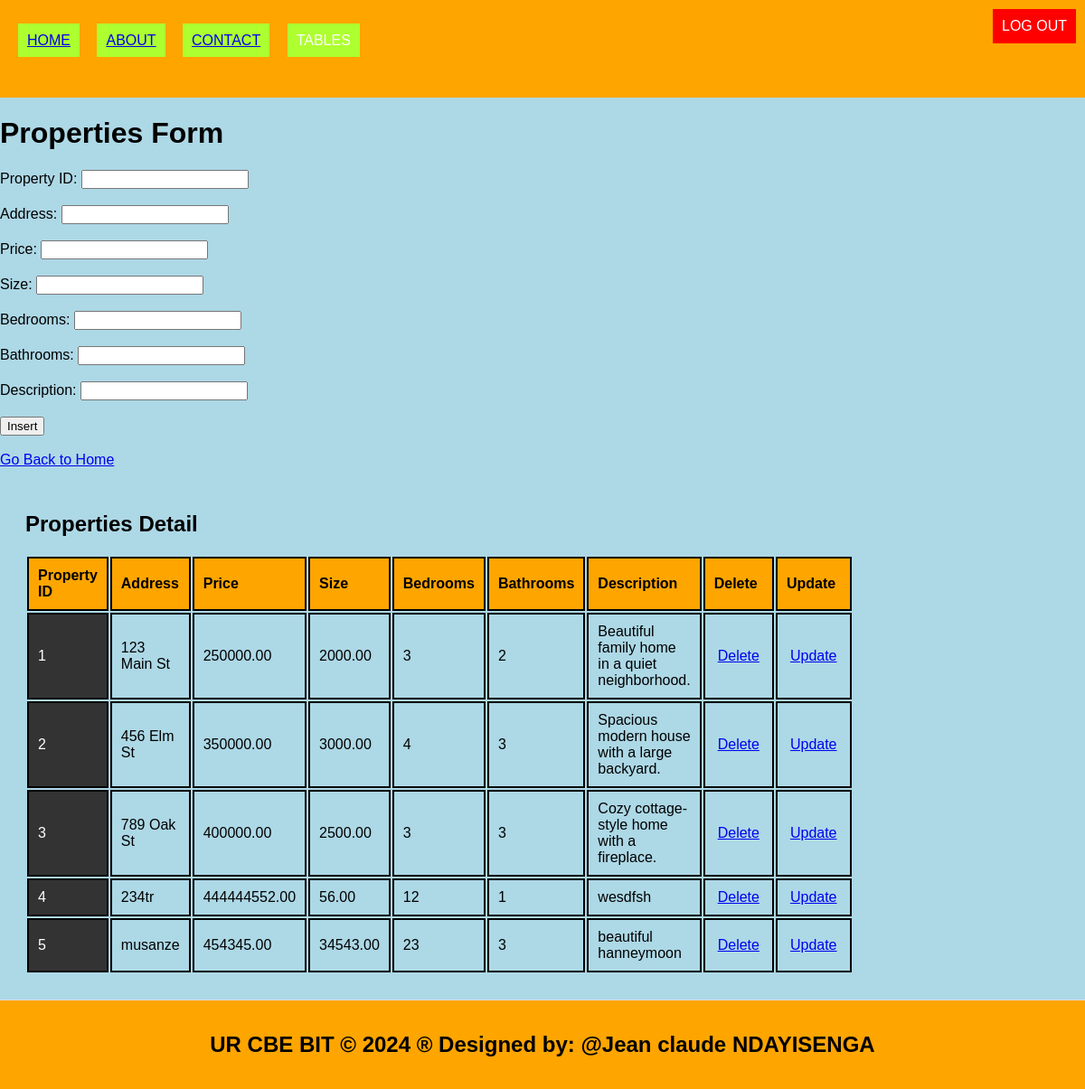
/properties.php, run on the app's committed database.
### tables this page shows
CREATE TABLE `properties` (
  `property_id` int(11) NOT NULL,
  `address` varchar(255) NOT NULL,
  `price` decimal(15,2) NOT NULL,
  `size` decimal(10,2) NOT NULL,
  `bedrooms` int(11) NOT NULL,
  `bathrooms` int(11) NOT NULL,
  `description` text DEFAULT NULL
);

### properties.php (the view, shortened to what this page needs)
<!DOCTYPE html>
<html lang="en">
<head>
  <link rel="stylesheet" type="text/css" href="style.css">
</head>
<body style="background-color: lightblue;">
  <header>
    <button onclick="window.location.href='logout.php'" style="position: absolute; top: 10px; right: 10px;">Logout</button>
    <ul style="list-style-type: none; padding: 0;">
      <li style="display: inline; margin-right: 10px;">
        <ul style="list-style-type: none; padding: 0;">
          <li style="display: inline; margin-right: 8px;padding: 10px; color: white; background-color: greenyellow; text-decoration: none; margin-right: 15px;"><a href="./home.html">HOME</a></li>
          <li style="display: inline; margin-right: 10px;padding: 10px; color: white; background-color: greenyellow; text-decoration: none; margin-right: 15px;"><a href="./about.html">ABOUT</a></li>
          <li style="display: inline; margin-right: 10px;padding: 10px; color: white; background-color: greenyellow; text-decoration: none; margin-right: 15px;"><a href="./contact.html">CONTACT</a></li>
          <li class="dropdown" style="display: inline;">
            <a href="#" style="padding: 10px; color: white; background-color: greenyellow; text-decoration: none; margin-right: 15px;"> TABLES </a>
          </li>
        </ul>
      </li>
    </ul>
    <a class="logout"href="logout.php" style="padding: 10px; color: white; background: red; text-decoration: none;">LOG OUT</a>
  </header>
  <body style="background-color: yellowgreen;">
    <h1>Properties Form</h1>
    <form method="post" onsubmit="return confirmInsert();">
      <label for="property_id">Property ID:</label>
      <input type="number" id="property_id" name="property_id" required><br><br>
      <label for="address">Address:</label>
      <input type="text" id="address" name="address" required><br><br>
      <label for="price">Price:</label>
      <input type="number" id="price" name="price" required><br><br>
      <label for="size">Size:</label>
      <input type="number" id="size" name="size" required><br><br>
      <label for="bedrooms">Bedrooms:</label>
      <input type="number" id="bedrooms" name="bedrooms" required><br><br>
      <label for="bathrooms">Bathrooms:</label>
      <input type="number" id="bathrooms" name="bathrooms" required><br><br>
      <label for="description">Description:</label>
      <input type="text" id="description" name="description" required><br><br>
      <input type="submit" name="add" value="Insert"><br><br>
      <a href="./home.html">Go Back to Home</a>
    </form>
    <?php
    include('database_connection.php');
    ?>
    <section>
      <h2>Properties Detail</h2>
      <table>
        <tr>
          <th>Property ID</th>
          <th>Address</th>
          <th>Price</th>
          <th>Size</th>
          <th>Bedrooms</th>
          <th>Bathrooms</th>
          <th>Description</th>
          <th>Delete</th>
          <th>Update</th>
        </tr>
        <?php
        $sql = "SELECT * FROM properties";
        $result = $connection->query($sql);
        if ($result->num_rows > 0) {
          while ($row = $result->fetch_assoc()) {
            echo "<tr>
              <td>{$row['property_id']}</td>
              <td>{$row['address']}</td>
              <td>{$row['price']}</td>
              <td>{$row['size']}</td>
              <td>{$row['bedrooms']}</td>
              <td>{$row['bathrooms']}</td>
              <td>{$row['description']}</td>
              <td><a style='padding:4px' href='delete_property.php?property_id={$row['property_id']}'>Delete</a></td>
              <td><a style='padding:4px' href='update_property.php?property_id={$row['property_id']}'>Update</a></td>
            </tr>";
          }
        } else {
          echo "<tr><td colspan='9'>No data found</td></tr>";
        }
        ?>
      </table>
    </section>
    <footer>
      <h2>UR CBE BIT &copy; 2024 &reg; Designed by: @Jean claude NDAYISENGA</h2>
    </footer>
  </body>
</html>

### style.css (style rules this page uses)
body { font-family: Arial, sans-serif; margin: 0; padding: 0; }
.dropdown { position: relative; display: none; margin-right: 15px; }
body { font-family: Arial,sans-serif; margin:0; padding:0; }
header { background-color:orange; padding: 20px; }
footer { text-align: center; padding: 15px; background-color:orange; }
.dropdown { position: right; display:right; direction:rtl; }
section { padding:28px; border-bottom: 1px solid #ddd; }

### properties.php (style rules this page uses)
.logout { position: absolute; top: 10px; right: 10px; }
table { width: 75%; border-collapse: revert; }
td:first-child { background-color: #333333; color: #ffffff; }
td { padding: 8px; border-bottom: 1px solid #dddddd; }
th, td { border: 2px solid black; padding: 10px; text-align: left; }
th { background-color: orange; }

### data on the page
properties: property_id "1", address "123 Main St", price "250000.00", size "2000.00", bedrooms "3", bathrooms "2", description "Beautiful family home in a quiet neighborhood."
properties: property_id "2", address "456 Elm St", price "350000.00", size "3000.00", bedrooms "4", bathrooms "3", description "Spacious modern house with a large backyard."
properties: property_id "3", address "789 Oak St", price "400000.00", size "2500.00", bedrooms "3", bathrooms "3", description "Cozy cottage-style home with a fireplace."
properties: property_id "4", address "234tr", price "444444552.00", size "56.00", bedrooms "12", bathrooms "1", description "wesdfsh"
properties: property_id "5", address "musanze", price "454345.00", size "34543.00", bedrooms "23", bathrooms "3", description "beautiful hanneymoon"
